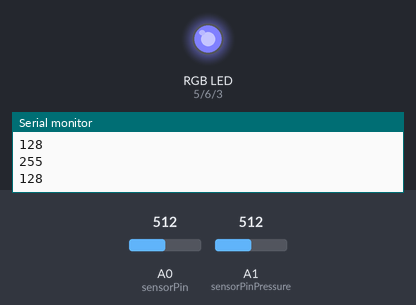
Simulated run of this sketch. Board: Arduino Uno, built with avr-gcc and run on an emulated ATmega328P. Shown: an RGB LED mixed from three pins (HIGH = lit), the last lines printed to the serial monitor. The inputs (shaded band) are chosen by the test bench; at power-on: A0 (sensorPin) = 512, A1 (sensorPinPressure) = 512.

Above: at 1.2 s.
1.3 s: A0 (sensorPin) set to 716
At 2.5 s:
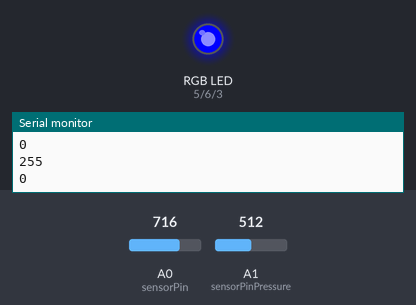
2.8 s: A1 (sensorPinPressure) set to 529
At 3.7 s:
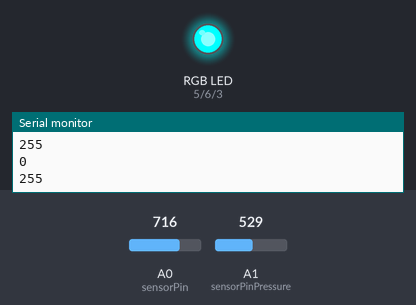
4.3 s: A0 (sensorPin) set to 679
5.8 s: A0 (sensorPin) set to 647
At 7.0 s:
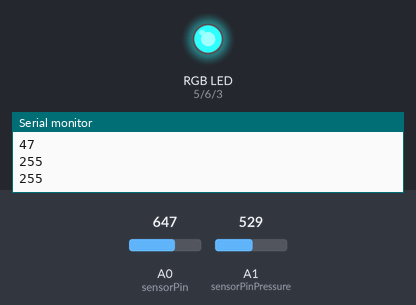
7.3 s: A1 (sensorPinPressure) set to 511
At 8.1 s:
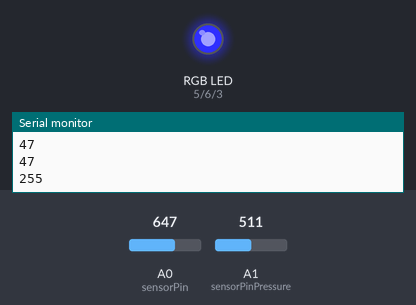
8.8 s: A0 (sensorPin) set to 511
At 9.2 s:
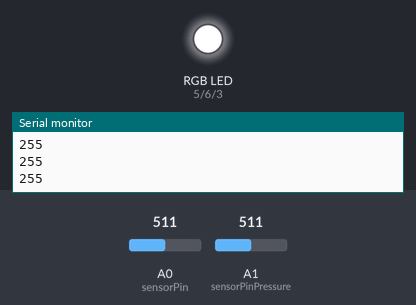
Timing chart, 0 to 11.3 s (numbered marks = the images above; inputs shaded):
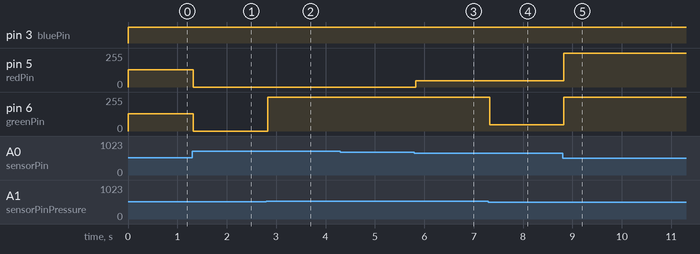

The sketch:

Starlight-Shadows_Final-Circuit-Code.ino
```cpp
// Starlight Shadows
// C7 Emily Campbell + Vanshika Swaika
// HCID521 WINTER 2020

// We referenced our code from:
//    Vilros Ultimate Starter Guide
//    https://learn.adafruit.com/

// Here we are defining the RGB LED breadboard inputs + outputs
// Constant integers; hard defined for the rest of the code

const int sensorPin = 0;
const int sensorPinPressure = 1;
const int redPin = 5;
const int greenPin = 6;
const int bluePin = 3;

// Here we are defining our 6 variables
// Light Levels high + low, pressure levels high + low
// This stores the reading of the sensors; sensors are constantly reading

int lightLevel, high = 0, low = 1023;
int pressure, highPressure = 0, lowPressure = 1023;

// We have to tell the Arduino which outputs to use otherwise the pin won't be turned on
// We use our variables from above to identify these outputs

void setup()
{

  pinMode(redPin, OUTPUT);
  pinMode(greenPin, OUTPUT);
  pinMode(bluePin, OUTPUT);

  Serial.begin(9600); // Used for debugging so that we can see what the breadboard is doing in real-time

}

// The loop is the body of work for the code to always run
// This acts like the draw function in p5js
// We have it read the pressure sensor pin and then store that information in the pressure level variable
// Then it reads the light sensor pin and stores that information in the light level variable
// From the exercise we did in class, we used the setColor function and added our variables for the light sensor and pressure sensor

void loop()
{

  pressure = analogRead(sensorPinPressure);

  lightLevel = analogRead(sensorPin);

  autoTune();  // This code comes from the code within the Vilros Ultimate Starter Guide booklet in their example on photo resistors

  setColor(255, 255, 0, 255 - lightLevel, pressure);
}

// autoTune is a function we took and modified from Vilros Ultimate Starter Guide
// This is where we figure out the highest and lowest values that are mapped to values between 0 - 255
// The first if statement checks if the light level is lower than the lowest recorded light level and then sets the variable to that light level if it is
// The second if statement checks if the light level is higher than the highest recorded light level and sets the variable to that light level if it is
// The third if statement checks if the pressure level is lower than the lowest recorded pressure level and sets the variable to that pressure level if it is
// The fourth if statement checks if the pressure level is higher than the highest recorded pressure level and sets the variable to that pressure level if it is
// Map takes a variable (light level) then it puts that variable between low and high, then it creates an equivilency between 0 - 255

void autoTune()
{

  if (lightLevel < low)
  {
    low = lightLevel;
  }

  if (lightLevel > high)
  {
    high = lightLevel;
  }
  if (pressure < lowPressure)
  {
    lowPressure = pressure;
  }

  if (pressure > highPressure)
  {
    highPressure = pressure;
  }

  lightLevel = map(lightLevel, low+50, high-50, 0, 255);
  lightLevel = constrain(lightLevel, 0, 255);

  pressure = map(pressure, lowPressure, highPressure, 0, 255);
  pressure = constrain(pressure, 0, 255);

}

// We input our red, green, and blue integers
// This code came from our in class exercise code
// We invert our light level reading because we want to have the light work when it is dark
// The readings from our sensors determine the outputs of our variables here which set the color of the RGB light displays
// We use Red + Green to produce a Yellow light
// If the room light is high, there is no light color; If the room light is low, there is a yellow light
// If the room light level is high, there is no light color; If the room light level is low and the pressure sensor is high, there is red light because we remove the green
// We do not use blue because there is a dim white light inbetween the color transition because the LED hits all the colors at once when shifting to blue
// Constrain makes sure that our number never goes over or under certain values (0 - 255)

void setColor(int red, int green, int blue, int lightLevel, int pressure)
{

  red = 255 - red + lightLevel;
  green = constrain((255 - green + lightLevel + pressure), 0, 255);
  blue = 255 - blue;// + lightLevel;

// Debugging code tests

  Serial.println(red);
  Serial.println(blue);
  Serial.println(green);
  Serial.println();

// This outputs the current variable to the pin
// "Write the value of red to the red pin"

  analogWrite(redPin, red);
  analogWrite(greenPin, green);
  analogWrite(bluePin, blue);
}
```

Measured:
- the behaviour switches between 512 and 513 on A1 (sensorPinPressure) (found by bisection; images 1 and 2)
- after the input at 1.3 s, pin 5 (redPin), pin 6 (greenPin): 128/255 → 0/255 at once
- after the input at 2.8 s, pin 6 (greenPin): 0/255 → 255/255 at once
- after the input at 5.8 s, pin 5 (redPin): 0/255 → 47/255 at once
- after the input at 7.3 s, pin 6 (greenPin): 255/255 → 47/255 at once
- after the input at 8.8 s, pin 5 (redPin), pin 6 (greenPin): 47/255 → 255/255 at once
